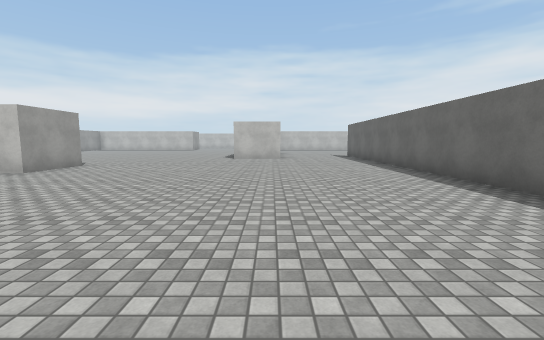
view 1 (above)

24 first-person views from a walk through a 3-D level made in the Unity game engine. The camera is 1.4 m above the floor, tilts 6° down and sees 90° across. The floor is counted in squares, 2 m on a side. Each view is taken from the middle of a square. On the plan, view 1 faces up. The plan holds only what a view shows up to about 9 squares ahead; the rest is blank. The place goes on beyond the plan. The player character is not drawn. Surface patterns are stand-ins for the level's own textures.

view 2
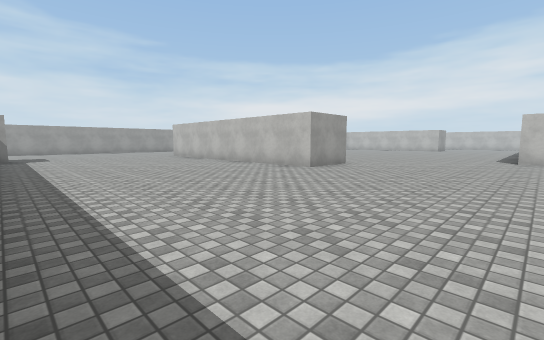

view 3
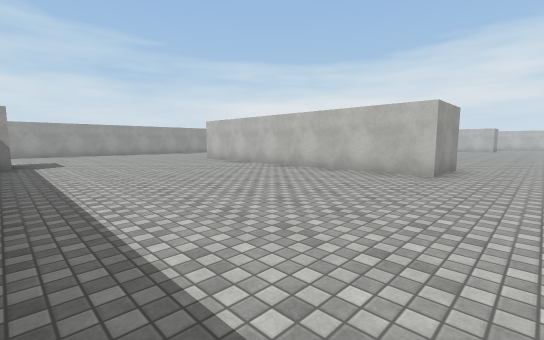

view 4
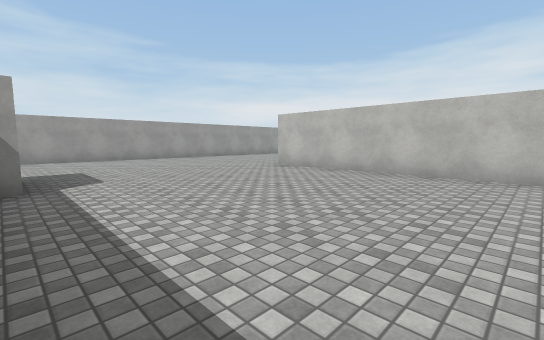

view 5
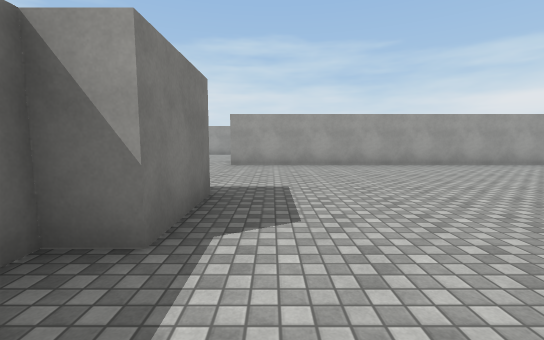

view 6
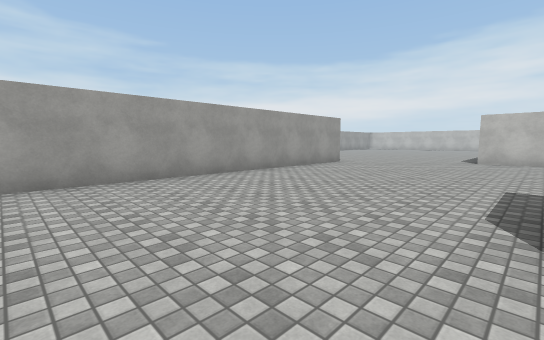

view 7
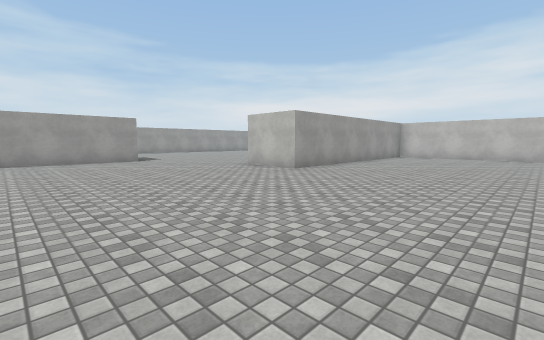

view 8
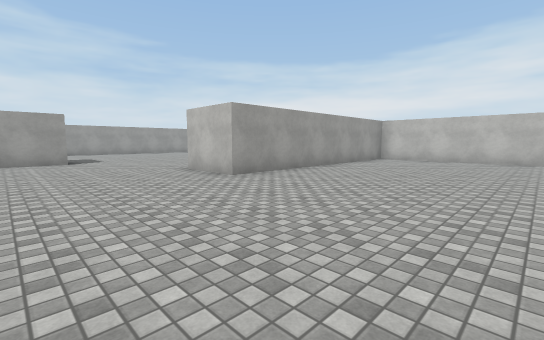

view 9
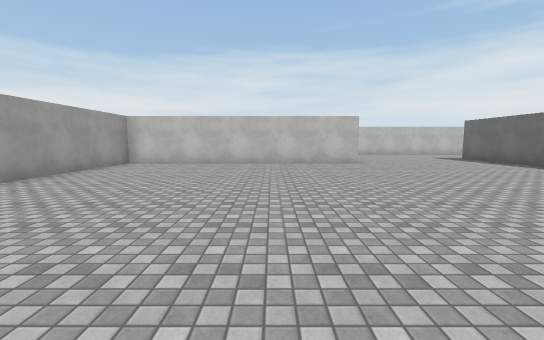

view 10
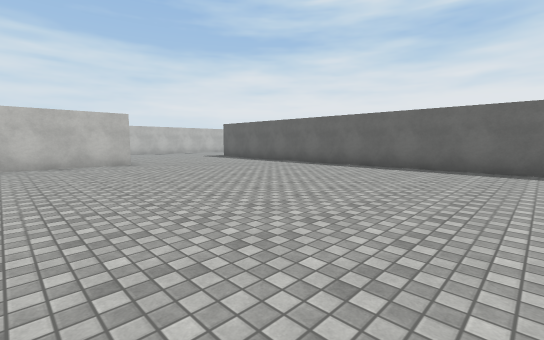

view 11
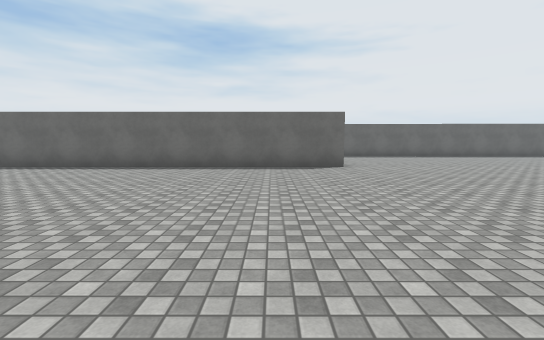

view 12
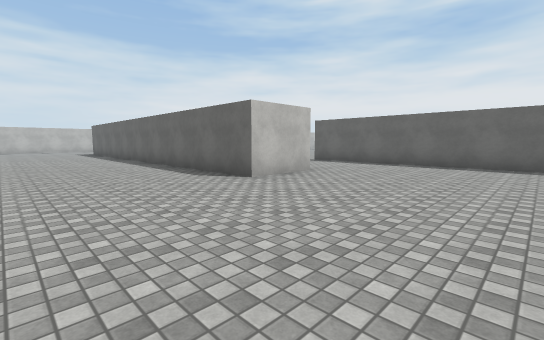

view 13
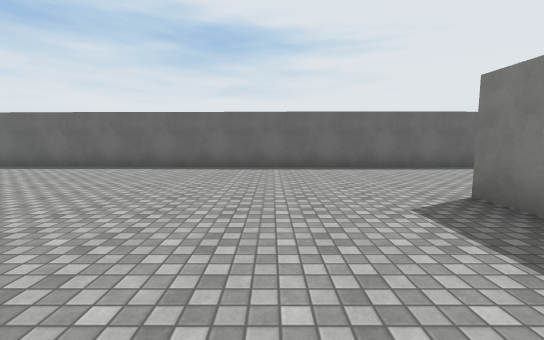

view 14
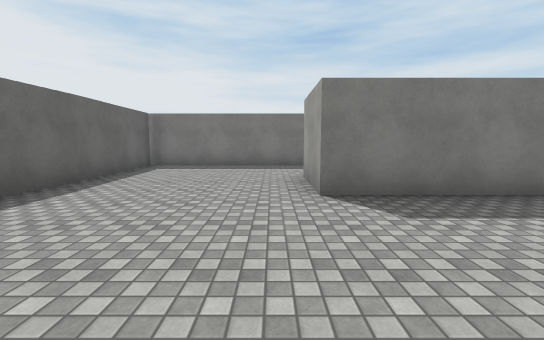

view 15
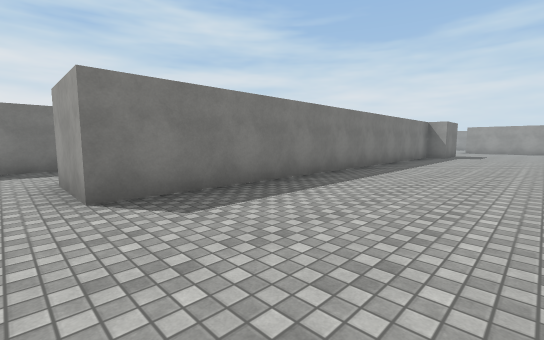

view 16
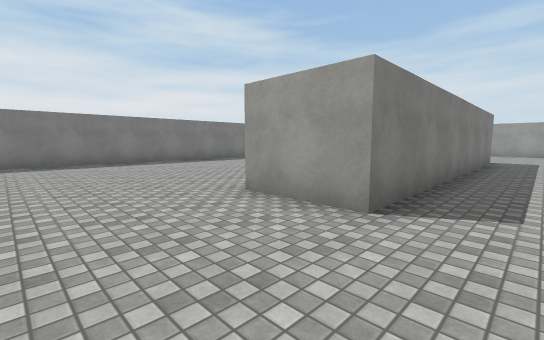

view 17
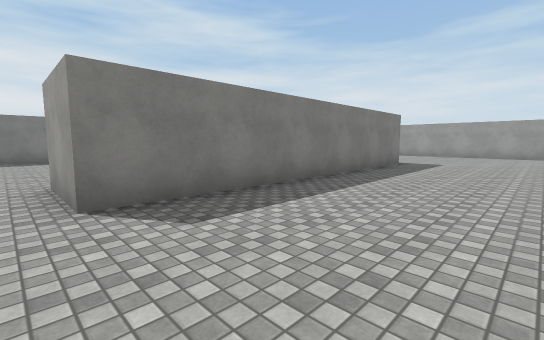

view 18
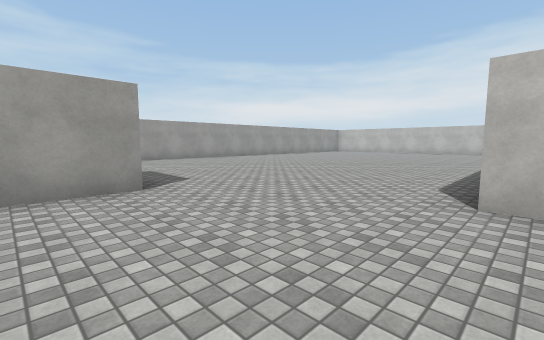

view 19
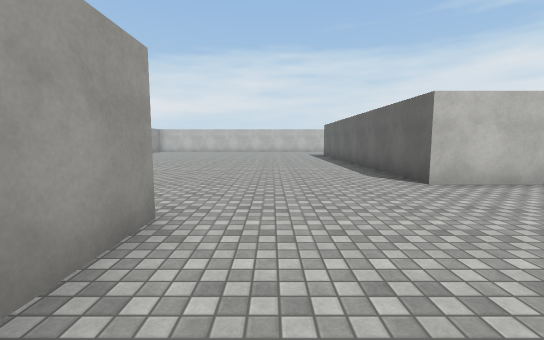

view 20
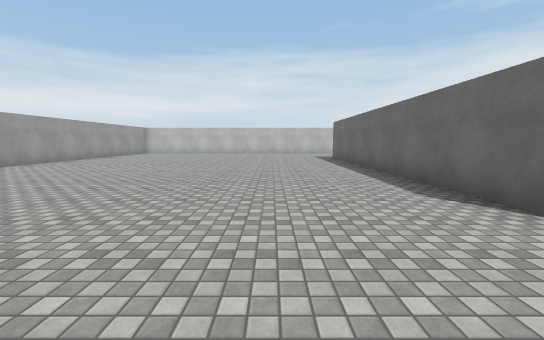

view 21
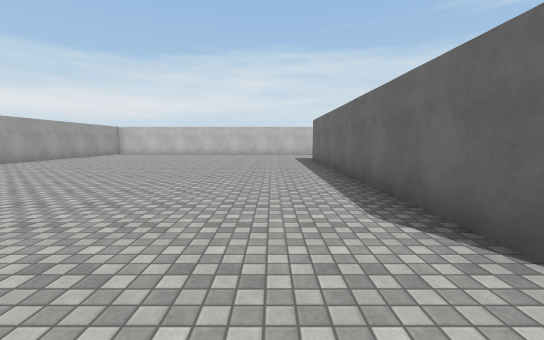

view 22
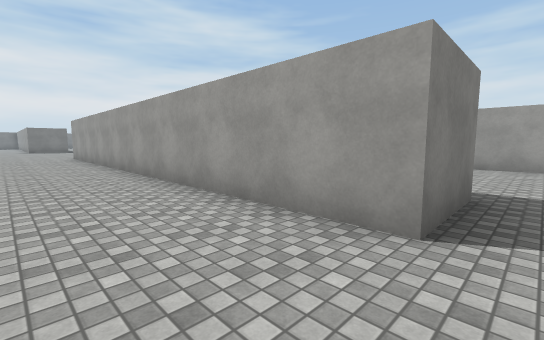

view 23
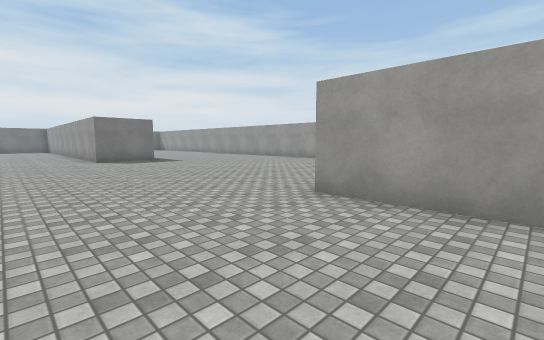

view 24
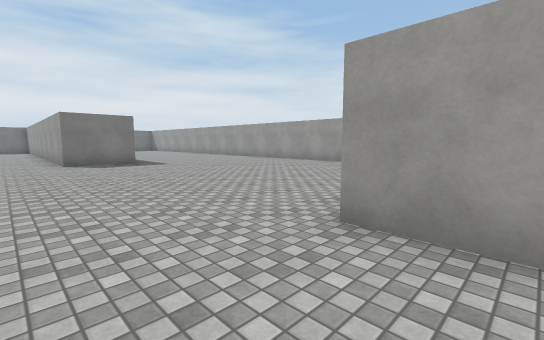

### Floor plan
Points are (right, up) in squares from view 1. A wall is a line through its corners. A room is listed if a view was taken in it or the views show most of it. See-through windows are left out.
Room 1 (views 1, 2, 3, 4, 5, 6, 7, 8, 9, 10, 11, 12, 13, 14, 15, 16, 17, 18, 19, 20, 21, 22, 23, 24)
walls: (-13.8, 7.8) (-5.5, 7.8) (-5.5, 6) (-13.8, 6); (-14.6, 0.2) (-12.7, 0.2) (-12.7, -0.6); (-9.4, -0.5) (-0.6, -0.5) (-0.6, -2.4); (-21, 12.4) (-19.1, 12.4) (-19.1, -0.2); (0.4, 11) (-1.5, 11) (-1.5, 22.1); (-20.1, -8.3) (-18.2, -8.3) (-18.2, -10.6); (-6.2, 21.7) (-13.6, 21.7) (-13.6, 14.4) (-15.4, 14.4) (-15.4, 22); (-1, -5) (3.6, -5); (3.3, -4.9) (3.6, 9.4)
ways out: opening at (0, -3.5); opening at (1.5, 9.5)

Where each view was taken, in squares from view 1:
view 1: 0 up, 0 right, facing up
view 2: 0 up, 1 left, facing up-left
view 3: 0 up, 4 left, facing up-left
view 4: 0 up, 8 left, facing up-left
view 5: 1 up, 11 left, facing left
view 6: 4 up, 14 left, facing up-left
view 7: 9 up, 9 left, facing up-left
view 8: 11 up, 9 left, facing up-left
view 9: 13 up, 9 left, facing up
view 10: 13 up, 9 left, facing up-right
view 11: 13 up, 9 left, facing right
view 12: 7 up, 5 left, facing up-right
view 13: 2 up, 4 left, facing right
view 14: 3 up, 0 right, facing down
view 15: 3 up, 0 right, facing down-left
view 16: 9 up, 3 left, facing down-left
view 17: 11 up, 5 left, facing down-left
view 18: 11 up, 15 left, facing up-left
view 19: 10 up, 18 left, facing up
view 20: 12 up, 18 left, facing up
view 21: 13 up, 17 left, facing up
view 22: 13 up, 17 left, facing down-left
view 23: 2 up, 16 left, facing down-left
view 24: 1 up, 17 left, facing down-left
